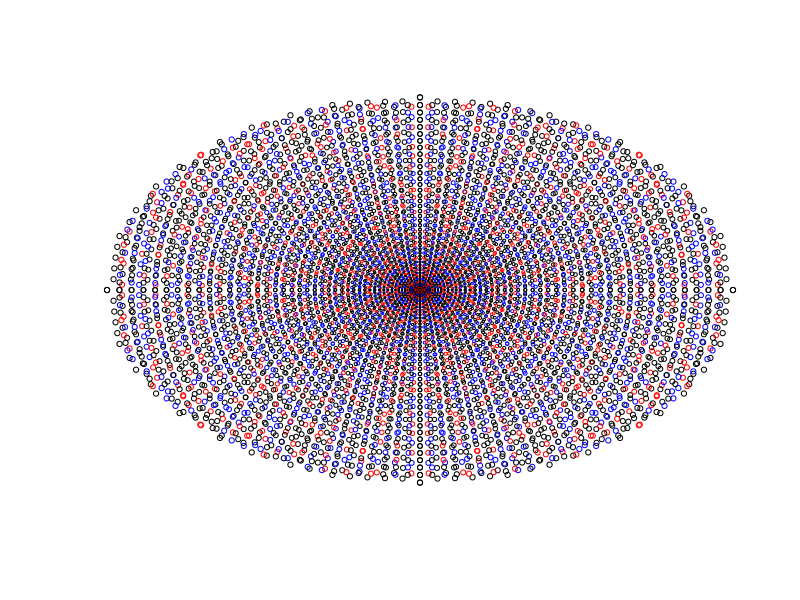

Recreate this plot in R.
max <- 50
psize <- 0.7

plot(NULL, NULL
	, xlim = c(-max^2, max^2)
	, ylim = c(-max^2, max^2)
	, xlab = ""
	, ylab = ""
	, axes = FALSE
)

xsign <- c(1, 1, -1, -1)
ysign <- c(1, -1, 1, -1)

gcd <- function(x,y) {
	r <- x%%y;
	return(ifelse(r, gcd(y, r), y))
}

prime <- Vectorize(function(x){
	return(
		sum(
			x%%2:(round(sqrt(x)))==0
		) == 0
	)
})

for (i in 2:max){
	for (j in 0:(i-1)){
		a <- 2*i*j
		b <- i^2 - j^2
		c <- i^2 + j^2

		if(c<=max^2){
			color = ifelse(prime(c), "red", 
				ifelse(gcd(a, b)==1, "blue", "black")
			)
			# print (data.frame(a, b, color))
			points(cex=psize*sqrt(c)/max
				, c(xsign*a, xsign*b)
				, c(ysign*b, ysign*a)
				, col=color
			)
		}
	}
}
